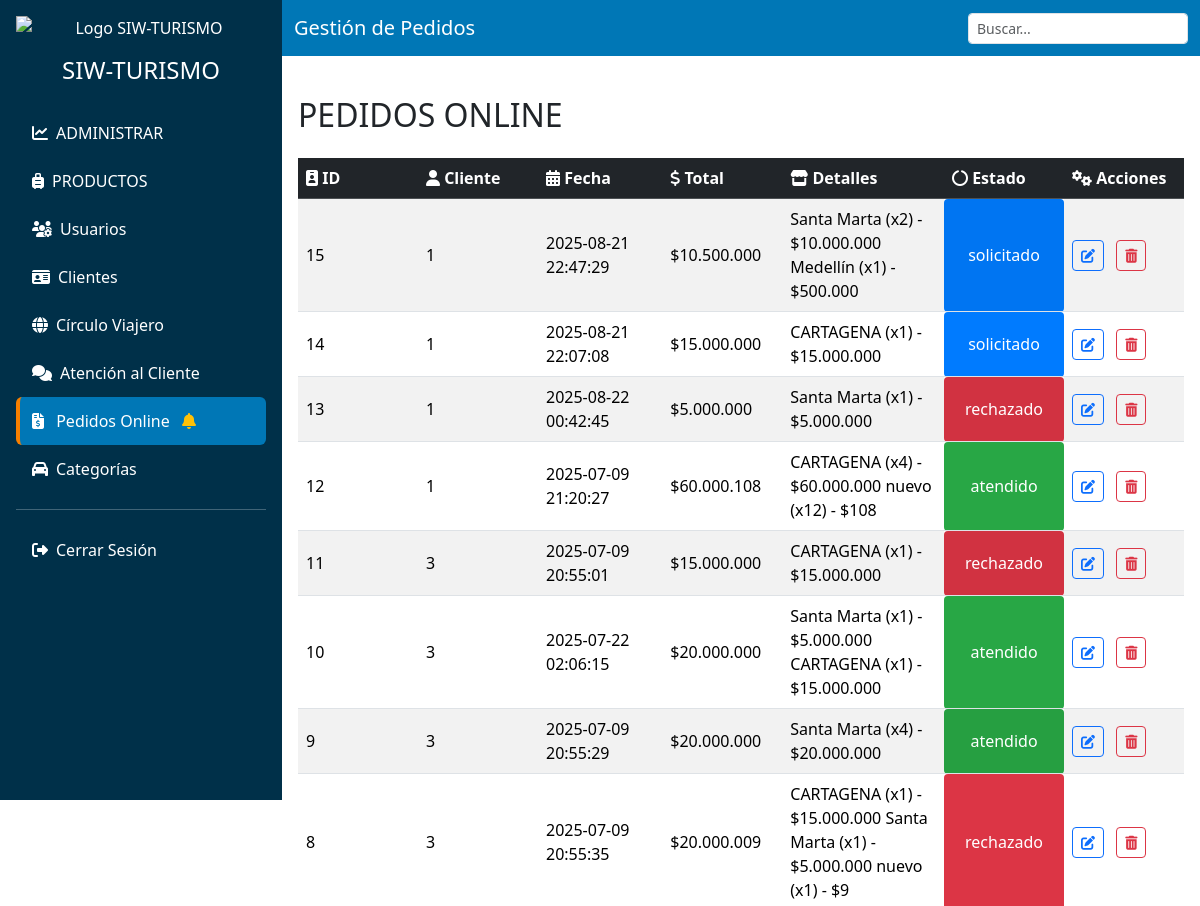
Before: /vista/admin/pedidos.php (signed in, upper part) with the older database file.
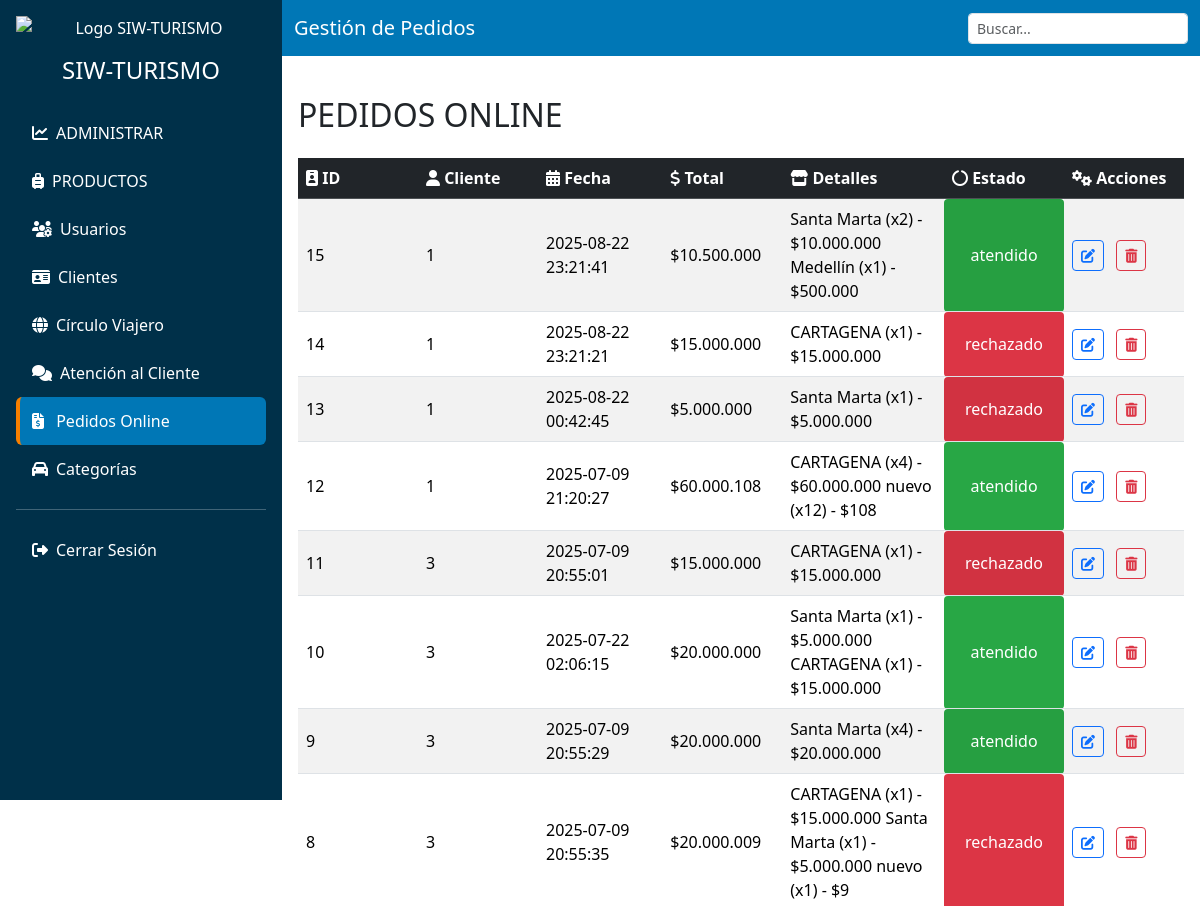
After: the same page with the newer database file.
### tables this page shows
CREATE TABLE `ventas` (
  `id` int(11) NOT NULL,
  `fecha` timestamp NOT NULL DEFAULT current_timestamp(),
  `total` int(11) NOT NULL,
  `id_cliente` int(11) NOT NULL,
  `estado` enum('solicitado','atendido','rechazado') DEFAULT NULL,
  `detalles` text DEFAULT NULL
);

### modelo/obtenerEstados.php (called while the page is built, shortened)
<?php
function hayPedidos($conn)
{
    $sql = "SELECT 1 FROM ventas WHERE estado = ? LIMIT 1";
    $stmt = $conn->prepare($sql);
    if ($stmt) {
        $estado = "solicitado";
        $stmt->bind_param("s", $estado);
        $stmt->execute();
        $stmt->store_result();
        $hay = ($stmt->num_rows > 0);
        return $hay;
    }
    return false;
}

### modelo/pedidos_m.php (called while the page is built, shortened)
<?php
    function obtenerPedidos($conn) {
        $pedidos = [];
        $sql = "SELECT id, fecha, total, id_cliente, estado, detalles FROM ventas ORDER BY id DESC";
        $resultado = $conn->query($sql);
        if ($resultado && $resultado->num_rows > 0) {
            while ($fila = $resultado->fetch_assoc()) {
                $pedidos[] = $fila;
            }
        }
        return $pedidos;
    }
?>

### vista/admin/pedidos.php (the view, shortened to what the changed rows need)
<?php
    include('header.php');
?>
<body>
  <?php
        include '../../conexion.php';
        include '../../modelo/pedidos_m.php';
        $pedidos = obtenerPedidos($conn);
  ?>
  <div class="d-flex flex-column flex-lg-row">
    <?php include ('sidebar.php'); ?>
    <div class="flex-grow-1">
      <div class="main-content">
        <div class="d-flex justify-content-between align-items-center mb-4">
          <h2 class="mb-0 mt-4">PEDIDOS ONLINE</h2>
        </div>
        <div class="table-responsive">
          <table class="table table-striped table-hover align-middle">
            <thead class="table-dark">
              <tr>
              <th><i class="fas fa-id-badge"></i> ID</th>
              <th><i class="fas fa-user"></i> Cliente</th>
              <th><i class="fas fa-calendar-alt"></i> Fecha</th>
              <th><i class="fas fa-dollar-sign"></i> Total</th>
              <th><i class="fas fa-store"></i> Detalles</th>
              <th><i class="fas fa-circle-notch"></i> Estado</th>
                <th><i class="fas fa-cogs"></i> Acciones</th>
              </tr>
            </thead>
            <tbody>
              <?php foreach ($pedidos as $pedido): ?>
                <tr>
                  <td><?= $pedido['id'] ?></td>
                  <td><?= $pedido['id_cliente'] ?></td>
                  <td><?= $pedido['fecha'] ?></td>
                  <td>$<?= number_format($pedido['total'], 0, ',', '.') ?></td>
                  <td><?= htmlspecialchars($pedido['detalles']) ?></td>
                 <?php
                    $colores = [
                        'atendido'   => '#28a745',
                        'rechazado'  => '#dc3545',
                        'solicitado' => '#007bff'
                    ];
                    $estado = strtolower($pedido['estado']);
                    $color = isset($colores[$estado]) ? $colores[$estado] : '#6c757d';
                  ?>
                  <td style="background-color:<?= $color ?>;color:#fff;padding:5px;border-radius:4px;text-align:center;">
                      <?= htmlspecialchars($pedido['estado']) ?>
                  </td>
                  <td>
                    <button class="btn btn-sm btn-outline-primary me-2" data-bs-toggle="modal"
                        data-bs-target="#modalEditar<?= $pedido['id'] ?>">
                        <i class="fas fa-edit"></i>
                    </button>
                    <button class="btn btn-sm btn-outline-danger"
                        onclick="eliminar(event, <?= $pedido['id'] ?>)"><i class="fas fa-trash-alt"></i>
                    </button>
                    </td>
                </tr>
              <?php endforeach; ?>
            </tbody>
          </table>
        </div>
      </div>
    </div>
  </div>
  <?php include ('footer.php'); ?>
</body>
</html>

### vista/admin/sidebar.php (shortened to what the changed rows need)
<?php
include '../../conexion.php';
include '../../modelo/obtenerEstados.php';
$CampanaPedidos = hayPedidos($conn);
?>
<!DOCTYPE html>
<html lang="es">
<head>
    <link
      href="../../libs/bootstrap-5.3.3-dist/css/bootstrap.min.css"
      rel="stylesheet"
    />
</head>
<body>
    <div class="sidebar p-3 text-center d-flex flex-column flex-shrink-0 text-white overflow-auto vh-100">
        <nav style="min-width: 250px;">
            <ul class="nav nav-pills flex-column text-start">
               <li class="nav-item">
                    <a href="pedidos.php" class="nav-link i-pedidos text-white">
                        <i class="fas fa-file-invoice-dollar me-2"></i>
                        Pedidos Online
                        <?php if ($CampanaPedidos): ?>
                            <i class="fas fa-bell text-warning ms-2"></i>
                        <?php endif; ?>
                    </a>
                </li>
            </ul>
        </nav>
    </div>
</body>
</html>

Changed rows visible on the page:
changed ventas "Santa Marta (x2) - $10.000.000 Medellín (x1) - $500.000": fecha "2025-08-21 22:47:29" → "2025-08-22 23:21:41"; estado "solicitado" → "atendido"
changed ventas id 14: fecha "2025-08-21 22:07:08" → "2025-08-22 23:21:21"; estado "solicitado" → "rechazado"
